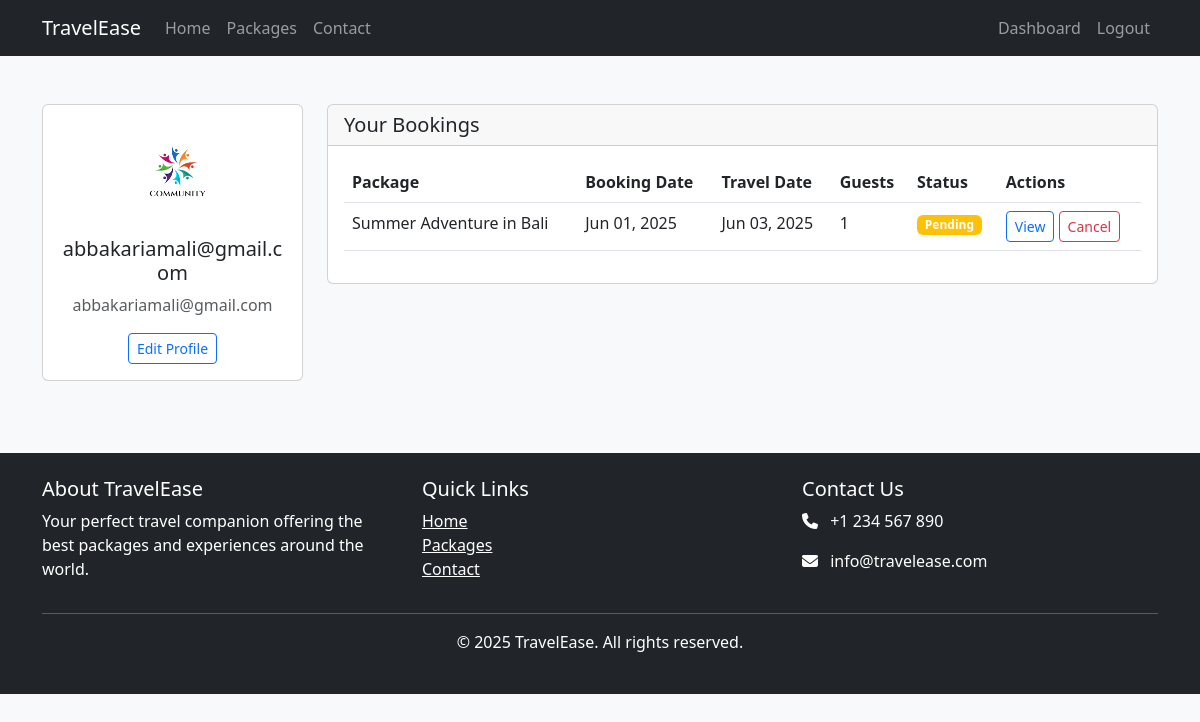
/dashboard/ (signed in), run on the app's committed database.
### myapp/models.py (models this page shows, shortened)
class User(AbstractUser):
    profile_image = models.ImageField(upload_to='profile_images/', blank=True, null=True)

class Booking(models.Model):
    STATUS_CHOICES = [
        ('pending', 'Pending'),
        ('confirmed', 'Confirmed'),
        ('cancelled', 'Cancelled'),
        ('completed', 'Completed'),
    ]
    user = models.ForeignKey(User, on_delete=models.CASCADE)
    package = models.ForeignKey(Package, on_delete=models.CASCADE)
    booking_date = models.DateTimeField(default=timezone.now)
    travel_date = models.DateField()
    status = models.CharField(max_length=20, choices=STATUS_CHOICES, default='pending')
    guests = models.PositiveIntegerField(default=1)
    special_requests = models.TextField(blank=True, null=True)

class Package(models.Model):
    name = models.CharField(max_length=100)
    destinations = models.ManyToManyField(Destination)
    description = models.TextField()
    price = models.DecimalField(max_digits=10, decimal_places=2)
    duration = models.CharField(max_length=50)
    image = models.ImageField(upload_to='packages/')
    created_at = models.DateTimeField(default=timezone.now)

### myapp/views.py (the view)
# urls.py: path('dashboard/', views.dashboard_view, name='dashboard'),
@login_required
def dashboard_view(request):
    user_bookings = Booking.objects.filter(user=request.user).order_by('-booking_date')
    return render(request, 'myapp/dashboard.html', {'bookings': user_bookings})

### myapp/templates/myapp/dashboard.html (shortened to what this page needs)
{% extends 'myapp/base.html' %}
{% load static %}
{% block content %}
<div class="container py-5">
    <div class="row">
        <div class="col-lg-3 mb-4">
            <div class="card">
                <div class="card-body text-center">
                    {% if user.profile_image %}
                        <img src="{{ user.profile_image.url }}" alt="User Avatar" class="rounded-circle mb-3" width="100" height="100" style="object-fit:cover;">
                    {% else %}
                        <img src="{% static 'images/user-avatar.png' %}" alt="User Avatar" class="rounded-circle mb-3" width="100">
                    {% endif %}
                    <h5>{{ user.username }}</h5>
                    <p class="text-muted">{{ user.email }}</p>
                    <a href="{% url 'edit_profile' %}" class="btn btn-outline-primary btn-sm">Edit Profile</a>
                </div>
            </div>
        </div>
        <div class="col-lg-9">
            <div class="card">
                <div class="card-header">
                    <h5 class="mb-0">Your Bookings</h5>
                </div>
                <div class="card-body">
                    {% if bookings %}
                    <div class="table-responsive">
                        <table class="table table-hover">
                            <thead>
                                <tr>
                                    <th>Package</th>
                                    <th>Booking Date</th>
                                    <th>Travel Date</th>
                                    <th>Guests</th>
                                    <th>Status</th>
                                    <th>Actions</th>
                                </tr>
                            </thead>
                            <tbody>
                                {% for booking in bookings %}
                                <tr>
                                    <td>{{ booking.package.name }}</td>
                                    <td>{{ booking.booking_date|date:"M d, Y" }}</td>
                                    <td>{{ booking.travel_date|date:"M d, Y" }}</td>
                                    <td>{{ booking.guests }}</td>
                                    <td>
                                        <span class="badge
                                            {% if booking.status == 'confirmed' %}bg-success
                                            {% elif booking.status == 'cancelled' %}bg-danger
                                            {% elif booking.status == 'completed' %}bg-info
                                            {% else %}bg-warning{% endif %}">
                                            {{ booking.get_status_display }}
                                        </span>
                                    </td>
                                    <td>
                                        <a href="{% url 'view_booking' booking.id %}" class="btn btn-sm btn-outline-primary">View</a>
                                        {% if booking.status == 'pending' or booking.status == 'confirmed' %}
                                        <a href="{% url 'cancel_booking' booking.id %}" class="btn btn-sm btn-outline-danger">Cancel</a>
                                        {% endif %}
                                    </td>
                                </tr>
                                {% endfor %}
                            </tbody>
                        </table>
                    </div>
                    {% endif %}
                </div>
            </div>
        </div>
    </div>
</div>
{% endblock %}

### myapp/static/css/style.css (style rules this page uses)
:root { --primary-color: #3498db; --secondary-color: #2ecc71; --dark-color: #2c3e50; --light-color: #ecf0f1; }
body { font-family: 'Segoe UI', Tahoma, Geneva, Verdana, sans-serif; background-color: #f8f9fa; color: #333; }

### data on the page
User: profile_image (picture), username "abbakariamali@gmail.com", email "abbakariamali@gmail.com"
Booking: package.name "Summer Adventure in Bali", booking_date "Jun 01, 2025", travel_date "Jun 03, 2025", guests "1", status "Pending", shows "Cancel"
